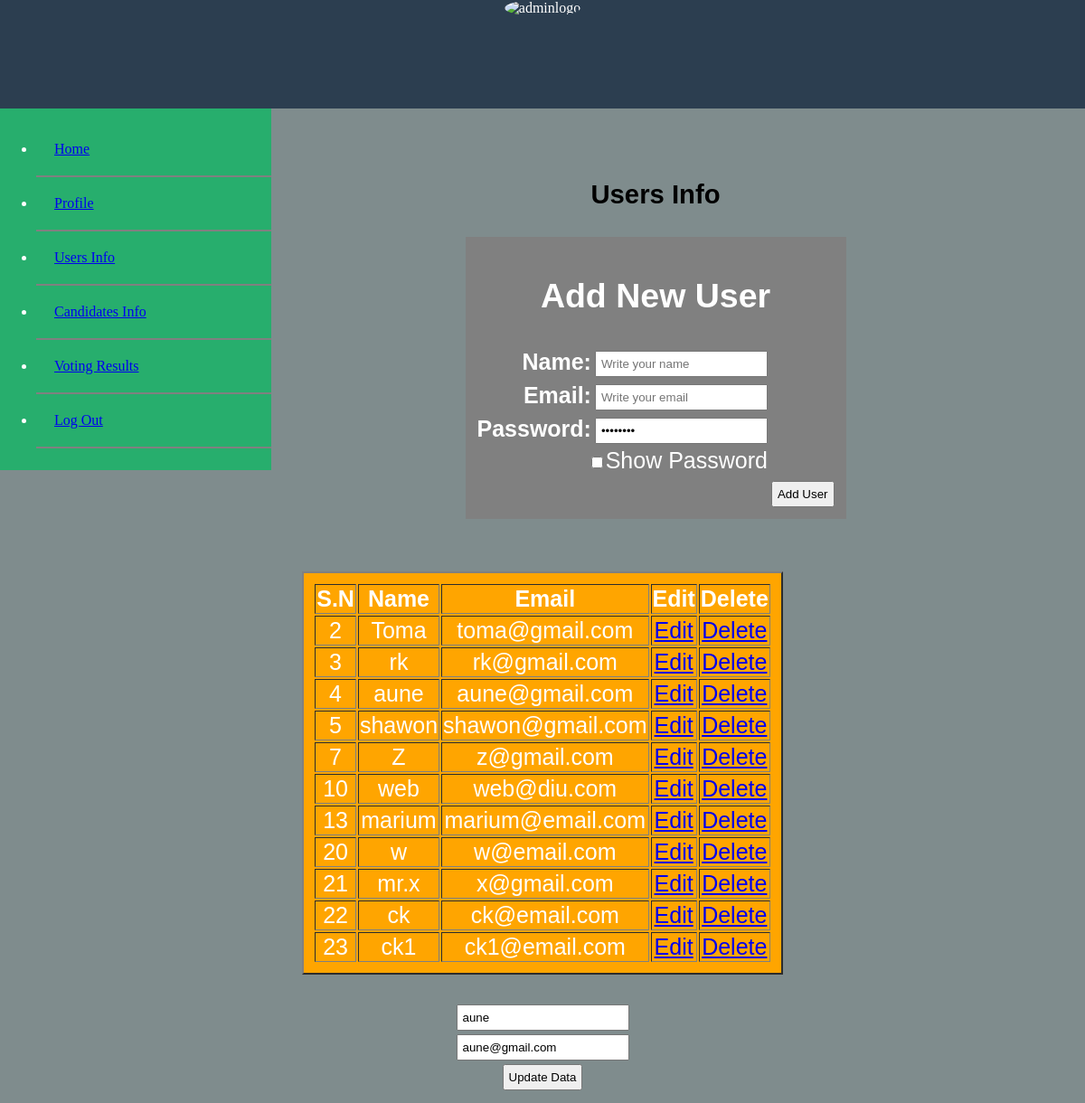
Screenshot of /usersInfo.php?edit=4 (signed in) with the database file from the repository.
### tables this page shows
CREATE TABLE `users` (
  `id` int(100) NOT NULL,
  `name` varchar(100) NOT NULL,
  `pass` varchar(100) NOT NULL,
  `email` varchar(100) NOT NULL
);

### show_data.php (the view)
<!DOCTYPE html>
<?php
$con=mysqli_connect("localhost","root","","voting_system") or die("Connection was not created");
?>
<html>
<body>
<table width="500" bgcolor="orange" border="2">
    <tr>
        <th>S.N</th>
        <th>Name</th>
        <th>Email</th>
        <th>Edit</th>
        <th>Delete</th>
    </tr>
   <?php
        $select="select * from users";
        $run_select=mysqli_query($con,$select);
        while($row=mysqli_fetch_array($run_select)){
            $user_id=$row['id'];
            $user_name=$row['name'];
            $user_email=$row['email'];
    ?>
    <tr align="center">
        <td><?php echo $user_id;?></td>
        <td><?php echo $user_name;?></td>
        <td><?php echo $user_email;?></td>
        <td><a href="usersInfo.php?edit=<?php echo $user_id;?>">Edit</a></td>
        <td><a href="usersInfo.php?delete=<?php echo $user_id;?>">Delete</a></td>
    </tr>
        <?php } ?>
</table>
</body>
</html>

### edit.php (shortened to what this page needs)
<?php
$con=mysqli_connect("localhost","root","","voting_system") or die("Connection was not created");
?>
<html>
<body>
  <?php
                if(isset($_GET['edit'])){
                    $edit_id=$_GET['edit'];
                    $edit="select * from users where id=$edit_id";
                    $run_edit=mysqli_query($con,$edit);
                    $row=mysqli_fetch_array($run_edit);
                        $user_name=$row['name'];
                        $user_email=$row['email'];
                }
            ?>
        <br/>
        <form method="post" action="">
                <input type="text" name="u_name" value="<?php echo $user_name;?>"/><br/>
                <input type="text" name="u_email" value="<?php echo $user_email;?>"/><br/>
                <input type="submit" name="update" value="Update Data"/></br>
            </form>
    </body>
</html>

### usersInfo.php (style rules this page uses)
body { margin:0px; border: 0px; }

### add_user.php (style rules this page uses)
table { color:white; padding:10px; width:400px; }
input { padding:5px; }

### rows the page displays
users: id "2", name "Toma", email "toma@gmail.com"
users: id "3", name "rk", email "rk@gmail.com"
users: id "4", name "aune", email "aune@gmail.com", u_name "aune", u_email "aune@gmail.com"
users: id "5", name "shawon", email "shawon@gmail.com"
users: id "7", name "Z", email "z@gmail.com"
users: id "10", name "web", email "web@diu.com"
users: id "13", name "marium", email "marium@email.com"
users: id "20", name "w", email "w@email.com"
users: id "21", name "mr.x", email "x@gmail.com"
users: id "22", name "ck", email "ck@email.com"
users: id "23", name "ck1", email "ck1@email.com"
